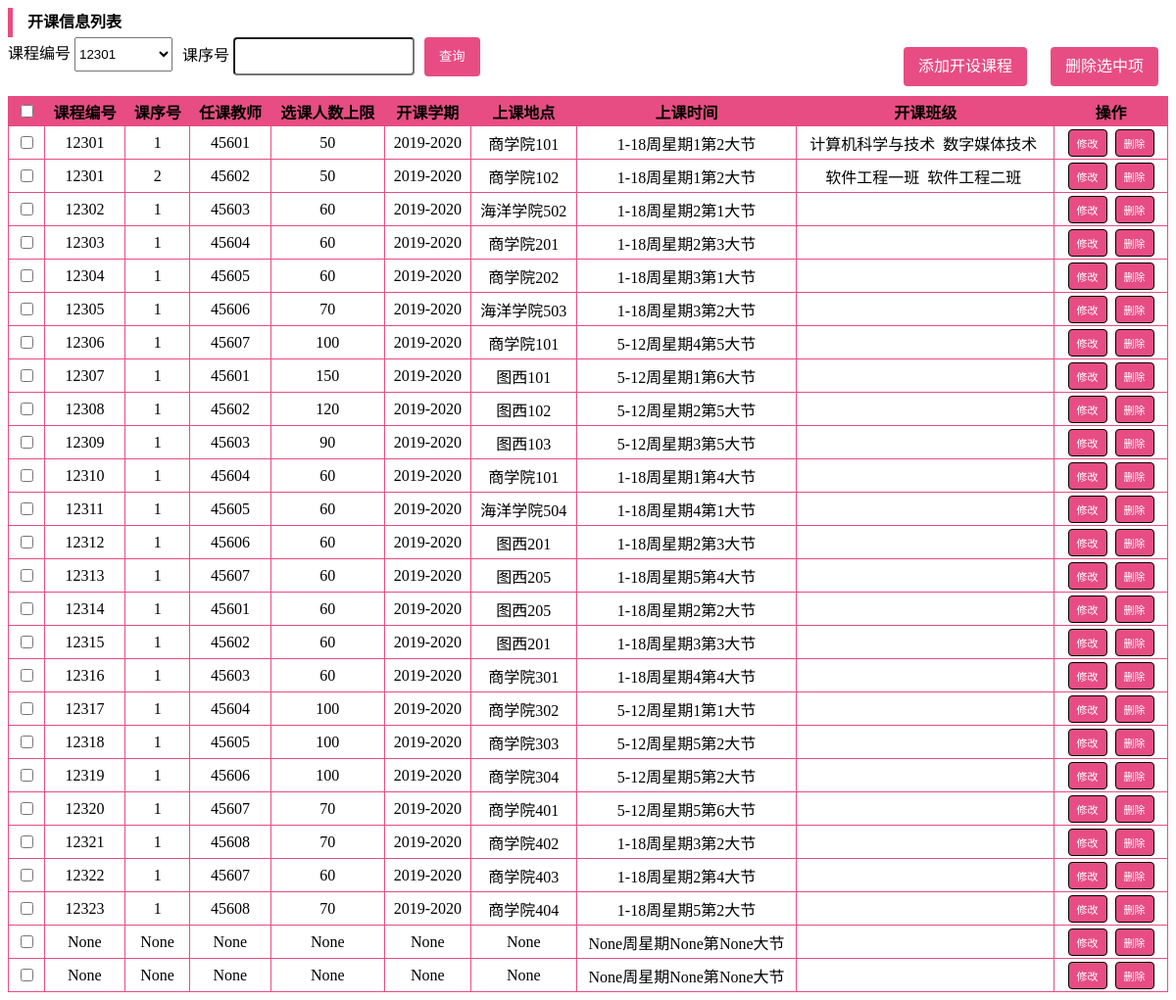
The page /course on the database its author committed.
### tables this page shows
CREATE TABLE t_teaching
(
course_num char(5),
course_id int,
teacher_num char(5),
teaching_max int,
open_date char(9),
class_addr nvarchar(20),
weeks_count varchar(5),
week_num int check(week_num > 0 and week_num < 8),
sections_num int check(sections_num > 0 and sections_num < 7),
primary key(course_num, course_id)
);

CREATE TABLE t_class_info(
class_num char(5) primary key,
calss_name nvarchar(20),
sp_num char(5),
entrance_date int,
person_num int,
counsellor_num char(5),
monitor_num char(12)
);

### web.py (the view)
@app.route('/course', methods=['POST', 'GET'])
def course():
    r = request.args.get('result', '')
    result,_ = GetSql2("select * from t_teaching")
    for i in range(len(result)):
        result1, _ = GetSql2("select calss_name from t_open_class, t_class_info where t_open_class.class_num = t_class_info.class_num and course_num = '"+str(result[i][0])+"' and course_id = '"+str(result[i][1])+"'")
        result[i] = (result[i], result1)
    return render_template("man_cou_cap.html", results=result, result=r)

### sql/sqlite3.py (called while the page is built)
def OpenDatabase():
    database = "./sql/database.db"
    conn = sqlite3.connect(database)
    return conn

def GetSql(conn, sql):
    cur = conn.cursor()
    cur.execute(sql)
    fields = []
    for field in cur.description:
        fields.append(field[0])
    result = cur.fetchall()
    cur.close()
    return result, fields

def CloseDb(conn):
    conn.close()

def GetSql2(sql):
    conn = OpenDatabase()
    result, fields = GetSql(conn, sql)
    CloseDb(conn)
    return result, fields

### templates/man_cou_cap.html (shortened to what this page needs)
<!DOCTYPE html>
<html lang="en">
<head>
    <link rel="stylesheet" type="text/css" href="static/css/manager.css">
</head>
<body class="mybody">
    <div class="mydiv">
        <div style="font-family:'Times New Roman';line-height: 30px;overflow-y: hidden;clear: both;">
            <div style="font-family:'Times New Roman';float: left;width: 5px;height: 30px;background: RGBA(231, 77, 130, 1);"></div>
            <span style="font-family:'Times New Roman';float: left;margin-left: 15px;font-weight: bold;">开课信息列表</span>
        </div>
        <div class="head">
            <div style="font-family:'Times New Roman';float:left;">
                <form class="form-inline" action="{{url_for('selectCourse')}}" method="post">
                    <div class="form-group">
                        <label for="kehao">课程编号</label>
                        <select id="kehao" class="kehao" name="kehao">
                            {% for r in results %}
                            <option value="{{r[0][0]}}">{{r[0][0]}}</option>
                            {% endfor %}
                        </select>
                    </div>
                    <div class="form-group">
                        <label for="kexuhao">课序号</label>
                        <input type="text" id="kexuhao" name="kexuhao" oninput="value=value.replace(/[^\d]/g,'')">
                    </div>
                    <button type="submit" class="button_cha rtbtn">查询</button>
                </form>
            </div>
            <div style="font-family:'Times New Roman';float:right;">
                <a class="button rtbtn" href="{{url_for('add_open')}}">添加开设课程</a>
                <a class="button rtbtn" href="javascript:void(0);" id="delselected">删除选中项</a>
            </div>
        </div>
        <form id="form" action="{{url_for('deleteCource')}}" method="post">
            <table border="1" class="table">
                <tr class="tr">
                    <th class="myth"><input type="checkbox" id="firstcb"></th>
                    <th class="myth">课程编号</th>
                    <th class="myth">课序号</th>
                    <th class="myth">任课教师</th>
                    <th class="myth">选课人数上限</th>
                    <th class="myth">开课学期</th>
                    <th class="myth">上课地点</th>
                    <th class="myth">上课时间</th>
                    <th class="myth">开课班级</th>
                    <th style="font-family:'Times New Roman';width: 101px">操作</th>
                </tr>
                {% for r in results %}
                <tr>
                    <td class="mytd"><input type="checkbox" name="couid" value="{{r[0][0]}}+{{r[0][1]}}+{{r[0][2]}}"></td>
                    <td class="mytd">{{r[0][0]}}</td>
                    <td class="mytd">{{r[0][1]}}</td>
                    <td class="mytd">{{r[0][2]}}</td>
                    <td class="mytd">{{r[0][3]}}</td>
                    <td class="mytd">{{r[0][4]}}</td>
                    <td class="mytd">{{r[0][5]}}</td>
                    <td class="mytd">{{r[0][6]}}周星期{{r[0][7]}}第{{r[0][8]}}大节</td>
                    <td class="mytd">
                        {% for i in r[1] %}
                        {{i[0]}}&nbsp;
                        {% endfor %}
                    </td>
                    <td class="mytd"><a href="{{url_for('updateCourcePage')}}?kehao={{r[0][0]}}&kexuhao={{r[0][1]}}&tea={{r[0][2]}}" class="buttons rtbtn2">修改</a>&nbsp;
                        <a class="buttons rtbtn2" href="{{url_for('deleteCource')}}?kehao={{r[0][0]}}&kexuhao={{r[0][1]}}&tea={{r[0][2]}}">删除</a></td>
                    </tr>
                    {% endfor %}
                </table>
            </form>
        </div>
</body>
</html>

### static/css/manager.css (style rules this page uses)
.head { width:100%; clear:both; }
.table { width:100%; border-collapse:collapse; clear:both; }
.table td, .table th { border:1px solid RGBA(231, 77, 130, 1); padding:3px 7px 2px 7px; text-align: center; }
.table th { background-color: RGBA(231, 77, 130, 1); }
.button { background-color: #2379bc; border:none; color:white; text-align:center; text-decoration: none; display:inline-block; border-radius: 4px; padding:8px 10px; margin:10px; }
.buttons { text-decoration: none; border-radius: 4px; text-align: center; border: 1px solid black; display:inline-block; padding:5px 8px; }
.form-group { float:left; margin-right: 10px; }
.form-group input { line-height: 2.5; border-radius: 4px; }
.button_cha { background-color: #2379bc; border:none; color:white; text-align:center; text-decoration: none; display:inline-block; border-radius: 4px; padding:8px 10px; }
.rtbtn { background: RGBA(231, 77, 130, 1)!important; padding: 0px 15px!important; height: 40px;line-height: 40px; }
.rtbtn2 { background: RGBA(231, 77, 130, 1)!important; color: white; font-size: 11px }

### templates/man_cou_cap.html (style rules this page uses)
.kehao { width:100px; height:35px; }

### rows shown on the page
t_teaching: course_num "12301", course "1", teacher_num "45601", teaching_max "50", open_date "2019-2020", class_addr "商学院101", weeks_count "1-18", week_num "1", sections_num "2"
t_class_info: calss_name "计算机科学与技术"
t_class_info: calss_name "数字媒体技术"
t_teaching: course_num "12301", course "2", teacher_num "45602", teaching_max "50", open_date "2019-2020", class_addr "商学院102", weeks_count "1-18", week_num "1", sections_num "2"
t_class_info: calss_name "软件工程一班"
t_class_info: calss_name "软件工程二班"
t_teaching: course_num "12302", course "1", teacher_num "45603", teaching_max "60", open_date "2019-2020", class_addr "海洋学院502", weeks_count "1-18", week_num "2", sections_num "1"
t_teaching: course_num "12303", course "1", teacher_num "45604", teaching_max "60", open_date "2019-2020", class_addr "商学院201", weeks_count "1-18", week_num "2", sections_num "3"
t_teaching: course_num "12304", course "1", teacher_num "45605", teaching_max "60", open_date "2019-2020", class_addr "商学院202", weeks_count "1-18", week_num "3", sections_num "1"
t_teaching: course_num "12305", course "1", teacher_num "45606", teaching_max "70", open_date "2019-2020", class_addr "海洋学院503", weeks_count "1-18", week_num "3", sections_num "2"
t_teaching: course_num "12306", course "1", teacher_num "45607", teaching_max "100", open_date "2019-2020", class_addr "商学院101", weeks_count "5-12", week_num "4", sections_num "5"
t_teaching: course_num "12307", course "1", teacher_num "45601", teaching_max "150", open_date "2019-2020", class_addr "图西101", weeks_count "5-12", week_num "1", sections_num "6"
t_teaching: course_num "12308", course "1", teacher_num "45602", teaching_max "120", open_date "2019-2020", class_addr "图西102", weeks_count "5-12", week_num "2", sections_num "5"
t_teaching: course_num "12309", course "1", teacher_num "45603", teaching_max "90", open_date "2019-2020", class_addr "图西103", weeks_count "5-12", week_num "3", sections_num "5"
t_teaching: course_num "12310", course "1", teacher_num "45604", teaching_max "60", open_date "2019-2020", class_addr "商学院101", weeks_count "1-18", week_num "1", sections_num "4"
t_teaching: course_num "12311", course "1", teacher_num "45605", teaching_max "60", open_date "2019-2020", class_addr "海洋学院504", weeks_count "1-18", week_num "4", sections_num "1"
t_teaching: course_num "12312", course "1", teacher_num "45606", teaching_max "60", open_date "2019-2020", class_addr "图西201", weeks_count "1-18", week_num "2", sections_num "3"
t_teaching: course_num "12313", course "1", teacher_num "45607", teaching_max "60", open_date "2019-2020", class_addr "图西205", weeks_count "1-18", week_num "5", sections_num "4"
t_teaching: course_num "12314", course "1", teacher_num "45601", teaching_max "60", open_date "2019-2020", class_addr "图西205", weeks_count "1-18", week_num "2", sections_num "2"
t_teaching: course_num "12315", course "1", teacher_num "45602", teaching_max "60", open_date "2019-2020", class_addr "图西201", weeks_count "1-18", week_num "3", sections_num "3"
t_teaching: course_num "12316", course "1", teacher_num "45603", teaching_max "60", open_date "2019-2020", class_addr "商学院301", weeks_count "1-18", week_num "4", sections_num "4"
t_teaching: course_num "12317", course "1", teacher_num "45604", teaching_max "100", open_date "2019-2020", class_addr "商学院302", weeks_count "5-12", week_num "1", sections_num "1"
t_teaching: course_num "12318", course "1", teacher_num "45605", teaching_max "100", open_date "2019-2020", class_addr "商学院303", weeks_count "5-12", week_num "5", sections_num "2"
t_teaching: course_num "12319", course "1", teacher_num "45606", teaching_max "100", open_date "2019-2020", class_addr "商学院304", weeks_count "5-12", week_num "5", sections_num "2"
t_teaching: course_num "12320", course "1", teacher_num "45607", teaching_max "70", open_date "2019-2020", class_addr "商学院401", weeks_count "5-12", week_num "5", sections_num "6"
t_teaching: course_num "12321", course "1", teacher_num "45608", teaching_max "70", open_date "2019-2020", class_addr "商学院402", weeks_count "1-18", week_num "3", sections_num "2"
t_teaching: course_num "12322", course "1", teacher_num "45607", teaching_max "60", open_date "2019-2020", class_addr "商学院403", weeks_count "1-18", week_num "2", sections_num "4"
t_teaching: course_num "12323", course "1", teacher_num "45608", teaching_max "70", open_date "2019-2020", class_addr "商学院404", weeks_count "1-18", week_num "5", sections_num "2"

### other values the page prints
{{ r[0][0] }} "None" "None"
{{ r[0][1] }} "None" "None"
{{ r[0][2] }} "None" "None"
{{ r[0][3] }} "None" "None"
{{ r[0][4] }} "None" "None"
{{ r[0][5] }} "None" "None"
{{ r[0][6] }} "None" "None"
{{ r[0][7] }} "None" "None"
{{ r[0][8] }} "None" "None"
form field kehao "12301"
